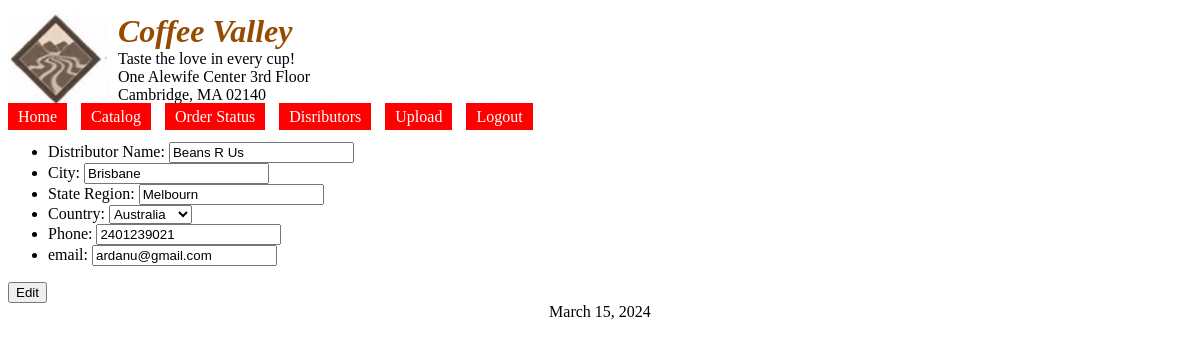
The page /edit_distributor.php?id=1 (signed in) on the database its author committed.
### tables this page shows
CREATE TABLE IF NOT EXISTS `distributor` (
  `id` int NOT NULL AUTO_INCREMENT,
  `distributorName` varchar(100) DEFAULT NULL,
  `city` varchar(100) DEFAULT NULL,
  `region` varchar(50) DEFAULT NULL,
  `country` varchar(100) DEFAULT NULL,
  `phone` varchar(50) DEFAULT NULL,
  `email` varchar(100) DEFAULT NULL,
  PRIMARY KEY (`id`)
);

### edit_distributor.php (the view, shortened to what this page needs)
<?php
require('koneksi.php');
$id = $_GET['id'];
$query = mysqli_query($conn, "SELECT * FROM distributor WHERE id = '$id'");
while ($data = mysqli_fetch_array($query)) {
?>
    <?php
    require "header.php"; ?>
    <form action="" method="post">
        <ul>
            <li><label for="name">Distributor Name: </label><input id="distributorName" type="text" name="distributorName" value="<?= $data['distributorName'] ?>"></li>
            <li><label for="name">City: </label><input id="city" type="text" name="city" value="<?= $data['city'] ?>"></li>
            <li><label for="name">State Region: </label><input id="region" type="text" value="<?= $data['region'] ?>" name="region"></li>
            <li><label for="name">Country: </label>
                <select name="country" id="country">
                    <option value="Australia" <?php echo ($data['country'] == 'Australia') ? 'selected' : ''; ?>>Australia</option>
                </select>
            </li>
            <li><label for="name">Phone: </label><input id="phone" type="phone" value="<?= $data['phone'] ?>" name="phone"></li>
            <li><label for="name">email: </label><input id="email" type="email" value="<?= $data['email'] ?>" name="email"></li>
        </ul>
        <button type="submit" name="submit">Edit</button>
    </form>
<?php }
require "footer.php";
?>

### header.php (shortened to what this page needs)
<!DOCTYPE html>
<html>
<head>
    <link rel="stylesheet" href="assets/styles/main.css">
</head>
<body>
    <header>
        <img src="assets/img/logo.png" width="100px" alt="logo">
        <div class="text-container">
            <h1 style="color: #964b00;"><i>Coffee Valley</i></h1>
            <p>Taste the love in every cup!</p>
            <p>One Alewife Center 3rd Floor</p>
            <p>Cambridge, MA 02140</p>
        </div>
    </header>
    <nav>
        <ul>
            <li><a href="index.php">Home</a></li>
            <li><a href="katalog.php">Catalog</a></li>
            <li><a href="odrer_status.php">Order Status</a></li>
            <li><a href="distributor.php">Disributors</a></li>
            <li><a href="upload.php">Upload</a></li>
            <li><a href="logout.php">Logout</a></li>
        </ul>
    </nav>

### assets/styles/main.css (style rules this page uses)
header { display: flex; align-items: center; }
img { margin-right: 10px; }
.text-container { display: flex; flex-direction: column; }
h1, p { margin: 0; }
nav ul { list-style-type: none; margin: 0; padding: 0; }
nav li { display: inline; margin-right: 10px; }
nav li a { background-color: red; color: white; text-decoration: none; padding: 5px 10px; }

### rows shown on the page
distributor: distributorName "Beans R Us", city "Brisbane", region "Melbourn", country "Australia", phone "2401239021", email "ardanu@gmail.com"
